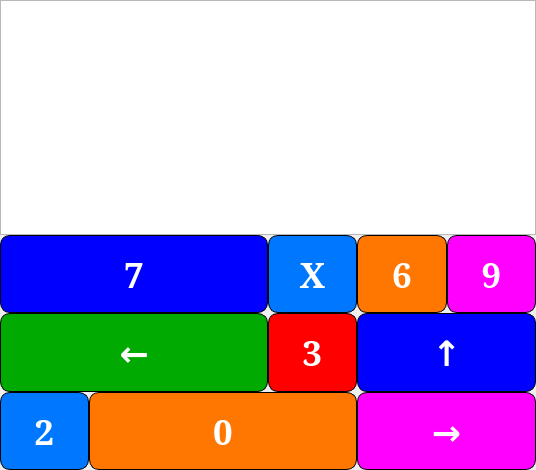
<?xml version="1.0" encoding="UTF-8"?>
<ui version="4.0">
 <class>Widget</class>
 <widget class="QWidget" name="Widget">
  <property name="geometry">
   <rect>
    <x>0</x>
    <y>0</y>
    <width>536</width>
    <height>470</height>
   </rect>
  </property>
  <property name="windowTitle">
   <string>Widget</string>
  </property>
  <layout class="QVBoxLayout" name="verticalLayout_2">
   <property name="spacing">
    <number>0</number>
   </property>
   <property name="leftMargin">
    <number>0</number>
   </property>
   <property name="topMargin">
    <number>0</number>
   </property>
   <property name="rightMargin">
    <number>0</number>
   </property>
   <property name="bottomMargin">
    <number>0</number>
   </property>
   <item>
    <widget class="QTextEdit" name="Display">
     <property name="font">
      <font>
       <pointsize>18</pointsize>
      </font>
     </property>
     <property name="styleSheet">
      <string notr="true"/>
     </property>
     <property name="html">
      <string>&lt;!DOCTYPE HTML PUBLIC &quot;-//W3C//DTD HTML 4.0//EN&quot; &quot;http://www.w3.org/TR/REC-html40/strict.dtd&quot;&gt;
&lt;html&gt;&lt;head&gt;&lt;meta name=&quot;qrichtext&quot; content=&quot;1&quot; /&gt;&lt;style type=&quot;text/css&quot;&gt;
p, li { white-space: pre-wrap; }
&lt;/style&gt;&lt;/head&gt;&lt;body style=&quot; font-family:'MS Shell Dlg 2'; font-size:18pt; font-weight:400; font-style:normal;&quot;&gt;
&lt;p style=&quot;-qt-paragraph-type:empty; margin-top:0px; margin-bottom:0px; margin-left:0px; margin-right:0px; -qt-block-indent:0; text-indent:0px;&quot;&gt;&lt;br /&gt;&lt;/p&gt;&lt;/body&gt;&lt;/html&gt;</string>
     </property>
    </widget>
   </item>
   <item>
    <layout class="QVBoxLayout" name="verticalLayout">
     <property name="spacing">
      <number>0</number>
     </property>
     <item>
      <layout class="QHBoxLayout" name="horizontalLayout" stretch="3,1,1,1">
       <property name="spacing">
        <number>0</number>
       </property>
       <item>
        <widget class="QPushButton" name="Button7">
         <property name="sizePolicy">
          <sizepolicy hsizetype="Minimum" vsizetype="Expanding">
           <horstretch>0</horstretch>
           <verstretch>0</verstretch>
          </sizepolicy>
         </property>
         <property name="font">
          <font>
           <family>MS Serif</family>
           <pointsize>26</pointsize>
           <weight>75</weight>
           <bold>true</bold>
          </font>
         </property>
         <property name="autoFillBackground">
          <bool>false</bool>
         </property>
         <property name="styleSheet">
          <string notr="true">QPushButton
{
border:1px  solid black;
background-color: rgb(0, 0, 255); 
border-radius:10%;
color:white;
}</string>
         </property>
         <property name="text">
          <string>7</string>
         </property>
         <property name="autoDefault">
          <bool>false</bool>
         </property>
         <property name="default">
          <bool>false</bool>
         </property>
         <property name="flat">
          <bool>false</bool>
         </property>
        </widget>
       </item>
       <item>
        <widget class="QPushButton" name="ButtonX">
         <property name="sizePolicy">
          <sizepolicy hsizetype="Minimum" vsizetype="Expanding">
           <horstretch>0</horstretch>
           <verstretch>0</verstretch>
          </sizepolicy>
         </property>
         <property name="font">
          <font>
           <family>MS Serif</family>
           <pointsize>26</pointsize>
           <weight>75</weight>
           <bold>true</bold>
          </font>
         </property>
         <property name="styleSheet">
          <string notr="true">QPushButton
{
border:1px  solid black;
background-color: rgb(0, 119, 255); 
border-radius:10%;
color:white;
}</string>
         </property>
         <property name="text">
          <string>X</string>
         </property>
         <property name="default">
          <bool>false</bool>
         </property>
        </widget>
       </item>
       <item>
        <widget class="QPushButton" name="Button6">
         <property name="sizePolicy">
          <sizepolicy hsizetype="Minimum" vsizetype="Expanding">
           <horstretch>0</horstretch>
           <verstretch>0</verstretch>
          </sizepolicy>
         </property>
         <property name="font">
          <font>
           <family>MS Serif</family>
           <pointsize>26</pointsize>
           <weight>75</weight>
           <bold>true</bold>
          </font>
         </property>
         <property name="styleSheet">
          <string notr="true">QPushButton
{
border:1px  solid black;
background-color: rgb(255, 119, 0); 
border-radius:10%;
color:white;
}</string>
         </property>
         <property name="text">
          <string>6</string>
         </property>
         <property name="default">
          <bool>false</bool>
         </property>
        </widget>
       </item>
       <item>
        <widget class="QPushButton" name="Button9">
         <property name="sizePolicy">
          <sizepolicy hsizetype="Minimum" vsizetype="Expanding">
           <horstretch>0</horstretch>
           <verstretch>0</verstretch>
          </sizepolicy>
         </property>
         <property name="font">
          <font>
           <family>MS Serif</family>
           <pointsize>26</pointsize>
           <weight>75</weight>
           <bold>true</bold>
          </font>
         </property>
         <property name="styleSheet">
          <string notr="true">QPushButton
{
border:1px  solid black;
background-color: rgb(255, 0, 255); 
border-radius:10%;
color:white;
}</string>
         </property>
         <property name="text">
          <string>9</string>
         </property>
         <property name="default">
          <bool>false</bool>
         </property>
        </widget>
       </item>
      </layout>
     </item>
     <item>
      <layout class="QHBoxLayout" name="horizontalLayout_3" stretch="3,1,2">
       <property name="spacing">
        <number>0</number>
       </property>
       <item>
        <widget class="QPushButton" name="LeftArrow">
         <property name="sizePolicy">
          <sizepolicy hsizetype="Minimum" vsizetype="Expanding">
           <horstretch>0</horstretch>
           <verstretch>0</verstretch>
          </sizepolicy>
         </property>
         <property name="font">
          <font>
           <family>MS Serif</family>
           <pointsize>26</pointsize>
           <weight>75</weight>
           <bold>true</bold>
          </font>
         </property>
         <property name="styleSheet">
          <string notr="true">QPushButton
{
border:1px  solid black;
background-color: rgb(0, 170, 0); 
border-radius:10%;
color:white;
}</string>
         </property>
         <property name="text">
          <string>←</string>
         </property>
         <property name="icon">
          <iconset theme="7">
           <normaloff>.</normaloff>.</iconset>
         </property>
         <property name="default">
          <bool>false</bool>
         </property>
        </widget>
       </item>
       <item>
        <widget class="QPushButton" name="Button3">
         <property name="sizePolicy">
          <sizepolicy hsizetype="Minimum" vsizetype="Expanding">
           <horstretch>0</horstretch>
           <verstretch>0</verstretch>
          </sizepolicy>
         </property>
         <property name="font">
          <font>
           <family>MS Serif</family>
           <pointsize>26</pointsize>
           <weight>75</weight>
           <bold>true</bold>
          </font>
         </property>
         <property name="styleSheet">
          <string notr="true">QPushButton
{
border:1px  solid black;
background-color: rgb(255, 0, 0); 
border-radius:10%;
color:white;
}</string>
         </property>
         <property name="text">
          <string>3</string>
         </property>
         <property name="default">
          <bool>false</bool>
         </property>
        </widget>
       </item>
       <item>
        <widget class="QPushButton" name="UpArrow">
         <property name="sizePolicy">
          <sizepolicy hsizetype="Minimum" vsizetype="Expanding">
           <horstretch>0</horstretch>
           <verstretch>0</verstretch>
          </sizepolicy>
         </property>
         <property name="font">
          <font>
           <family>MS Serif</family>
           <pointsize>26</pointsize>
           <weight>75</weight>
           <bold>true</bold>
          </font>
         </property>
         <property name="styleSheet">
          <string notr="true">QPushButton
{
border:1px  solid black;
background-color: rgb(0, 0, 255); 
border-radius:10%;
color:white;
}</string>
         </property>
         <property name="text">
          <string>↑</string>
         </property>
         <property name="default">
          <bool>false</bool>
         </property>
        </widget>
       </item>
      </layout>
     </item>
     <item>
      <layout class="QHBoxLayout" name="horizontalLayout_2" stretch="1,3,2">
       <property name="spacing">
        <number>0</number>
       </property>
       <item>
        <widget class="QPushButton" name="Button2">
         <property name="sizePolicy">
          <sizepolicy hsizetype="Minimum" vsizetype="Expanding">
           <horstretch>0</horstretch>
           <verstretch>0</verstretch>
          </sizepolicy>
         </property>
         <property name="font">
          <font>
           <family>MS Serif</family>
           <pointsize>26</pointsize>
           <weight>75</weight>
           <bold>true</bold>
          </font>
         </property>
         <property name="styleSheet">
          <string notr="true">QPushButton
{
border:1px  solid black;
background-color: rgb(0, 119, 255);
border-radius:10%;
color:white;
}</string>
         </property>
         <property name="text">
          <string>2</string>
         </property>
         <property name="default">
          <bool>false</bool>
         </property>
        </widget>
       </item>
       <item>
        <widget class="QPushButton" name="Button0">
         <property name="sizePolicy">
          <sizepolicy hsizetype="Minimum" vsizetype="Expanding">
           <horstretch>0</horstretch>
           <verstretch>0</verstretch>
          </sizepolicy>
         </property>
         <property name="font">
          <font>
           <family>MS Serif</family>
           <pointsize>26</pointsize>
           <weight>75</weight>
           <bold>true</bold>
          </font>
         </property>
         <property name="styleSheet">
          <string notr="true">QPushButton
{
border:1px  solid black;
background-color: rgb(255, 119, 0); 
border-radius:10%;
color:white;
}</string>
         </property>
         <property name="text">
          <string>0</string>
         </property>
         <property name="default">
          <bool>false</bool>
         </property>
        </widget>
       </item>
       <item>
        <widget class="QPushButton" name="RightArrow">
         <property name="sizePolicy">
          <sizepolicy hsizetype="Minimum" vsizetype="Expanding">
           <horstretch>0</horstretch>
           <verstretch>0</verstretch>
          </sizepolicy>
         </property>
         <property name="font">
          <font>
           <family>MS Serif</family>
           <pointsize>26</pointsize>
           <weight>75</weight>
           <bold>true</bold>
          </font>
         </property>
         <property name="styleSheet">
          <string notr="true">QPushButton
{
border:1px  solid black;
background-color: rgb(255, 0, 255);
border-radius:10%;
color:white;
}</string>
         </property>
         <property name="text">
          <string>→</string>
         </property>
         <property name="default">
          <bool>false</bool>
         </property>
        </widget>
       </item>
      </layout>
     </item>
    </layout>
   </item>
  </layout>
 </widget>
 <resources/>
 <connections/>
</ui>
